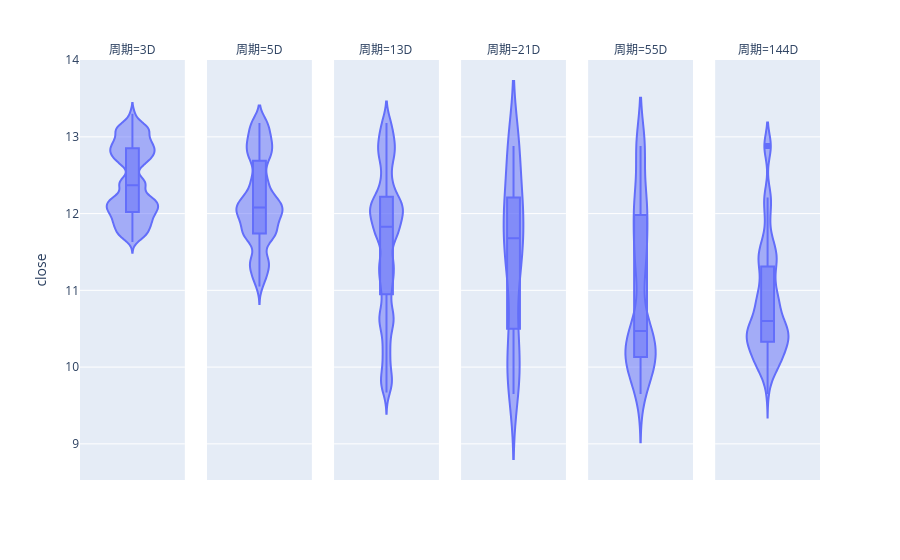

Notebook code for this chart:
### Code cell
# fig = px.box(plDF,y='close',facet_col='周期',facet_col_spacing=0.02,boxmode='overlay')
fig = px.violin(plDF,y='close',facet_col='周期',facet_col_spacing=0.03,box=True,violinmode='overlay')
fig.show()

### Figure 1 — Plotly figure (JSON) as saved in the notebook; plotly's stock layout.template omitted (floating-point values rounded to 4 significant figures; data arrays with more than 128 entries replaced by an {"elided": "..."} marker saying what was removed)
{"data": [{"alignmentgroup": "True", "box": {"visible": true}, "hovertemplate": "周期=3D<br>close=%{y}<extra></extra>", "legendgroup": "", "marker": {"color": "#636efa"}, "name": "", "offsetgroup": "", "orientation": "v", "scalegroup": "True", "showlegend": false, "type": "violin", "x0": " ", "xaxis": "x", "y": {"elided": "16604 float values"}, "y0": " ", "yaxis": "y"}, {"alignmentgroup": "True", "box": {"visible": true}, "hovertemplate": "周期=5D<br>close=%{y}<extra></extra>", "legendgroup": "", "marker": {"color": "#636efa"}, "name": "", "offsetgroup": "", "orientation": "v", "scalegroup": "True", "showlegend": false, "type": "violin", "x0": " ", "xaxis": "x2", "y": {"elided": "4226 float values"}, "y0": " ", "yaxis": "y2"}, {"alignmentgroup": "True", "box": {"visible": true}, "hovertemplate": "周期=13D<br>close=%{y}<extra></extra>", "legendgroup": "", "marker": {"color": "#636efa"}, "name": "", "offsetgroup": "", "orientation": "v", "scalegroup": "True", "showlegend": false, "type": "violin", "x0": " ", "xaxis": "x3", "y": {"elided": "18647 float values"}, "y0": " ", "yaxis": "y3"}, {"alignmentgroup": "True", "box": {"visible": true}, "hovertemplate": "周期=21D<br>close=%{y}<extra></extra>", "legendgroup": "", "marker": {"color": "#636efa"}, "name": "", "offsetgroup": "", "orientation": "v", "scalegroup": "True", "showlegend": false, "type": "violin", "x0": " ", "xaxis": "x4", "y": [10.08, 10.08, 10.02, 10.02, 10.07, 10.08, 10.08, 9.85, 9.85, 9.85, 9.85, 9.9, 9.9, 9.65, 9.65, 9.65, 9.74, 9.7, 9.77, 9.81, 9.81, 9.9, 9.9, 10.04, 10.04, 10.37, 10.37, 10.37, 10.37, 10.5, 10.5, 10.5, 10.5, 10.5, 10.5, 11.15, 11.15, 11.15, 11.15, 11.15, 11.15, 11.15, 11.15, 11.15, 11.42, 11.42, 11.42, 11.42, 11.42, 11.42, 11.42, 11.42, 11.42, 11.42, 11.42, 11.42, 12.21, 12.21, 12.21, 12.21, 12.21, 12.21, 12.21, 12.21, 12.21, 12.21, 12.21, 12.21, 12.21, 12.21, 12.21, 12.21, 12.21, 12.21, 12.88, 12.88, 12.88, 12.88, 12.88, 12.88, 12.88, 12.88, 12.88, 12.88, 12.88, 12.88, 12.88, 12.88, 12.88, 12.88, 12.88, 12.88, 12.88, 12.88, 12.88, 11.68, 11.68, 11.68, 11.68, 11.68, 11.68, 11.68, 11.68, 11.68, 11.68, 11.68, 11.68, 11.68, 11.68, 11.98, 11.98, 11.98, 11.98, 11.98, 11.98, 11.98, 11.98, 11.98, 11.98, 11.98], "y0": " ", "yaxis": "y4"}, {"alignmentgroup": "True", "box": {"visible": true}, "hovertemplate": "周期=55D<br>close=%{y}<extra></extra>", "legendgroup": "", "marker": {"color": "#636efa"}, "name": "", "offsetgroup": "", "orientation": "v", "scalegroup": "True", "showlegend": false, "type": "violin", "x0": " ", "xaxis": "x5", "y": {"elided": "485 float values"}, "y0": " ", "yaxis": "y5"}, {"alignmentgroup": "True", "box": {"visible": true}, "hovertemplate": "周期=144D<br>close=%{y}<extra></extra>", "legendgroup": "", "marker": {"color": "#636efa"}, "name": "", "offsetgroup": "", "orientation": "v", "scalegroup": "True", "showlegend": false, "type": "violin", "x0": " ", "xaxis": "x6", "y": {"elided": "3143 float values"}, "y0": " ", "yaxis": "y6"}], "layout": {"annotations": [{"font": {}, "showarrow": false, "text": "周期=3D", "x": 0.07083, "xanchor": "center", "xref": "paper", "y": 1, "yanchor": "bottom", "yref": "paper"}, {"font": {}, "showarrow": false, "text": "周期=5D", "x": 0.2425, "xanchor": "center", "xref": "paper", "y": 1, "yanchor": "bottom", "yref": "paper"}, {"font": {}, "showarrow": false, "text": "周期=13D", "x": 0.4142, "xanchor": "center", "xref": "paper", "y": 1, "yanchor": "bottom", "yref": "paper"}, {"font": {}, "showarrow": false, "text": "周期=21D", "x": 0.5858, "xanchor": "center", "xref": "paper", "y": 1, "yanchor": "bottom", "yref": "paper"}, {"font": {}, "showarrow": false, "text": "周期=55D", "x": 0.7575, "xanchor": "center", "xref": "paper", "y": 1, "yanchor": "bottom", "yref": "paper"}, {"font": {}, "showarrow": false, "text": "周期=144D", "x": 0.9292, "xanchor": "center", "xref": "paper", "y": 1, "yanchor": "bottom", "yref": "paper"}], "legend": {"tracegroupgap": 0}, "margin": {"t": 60}, "violinmode": "overlay", "xaxis": {"anchor": "y", "domain": [0, 0.1417]}, "xaxis2": {"anchor": "y2", "domain": [0.1717, 0.3133], "matches": "x"}, "xaxis3": {"anchor": "y3", "domain": [0.3433, 0.485], "matches": "x"}, "xaxis4": {"anchor": "y4", "domain": [0.515, 0.6567], "matches": "x"}, "xaxis5": {"anchor": "y5", "domain": [0.6867, 0.8283], "matches": "x"}, "xaxis6": {"anchor": "y6", "domain": [0.8583, 1], "matches": "x"}, "yaxis": {"anchor": "x", "domain": [0, 1], "title": {"text": "close"}}, "yaxis2": {"anchor": "x2", "domain": [0, 1], "matches": "y", "showticklabels": false}, "yaxis3": {"anchor": "x3", "domain": [0, 1], "matches": "y", "showticklabels": false}, "yaxis4": {"anchor": "x4", "domain": [0, 1], "matches": "y", "showticklabels": false}, "yaxis5": {"anchor": "x5", "domain": [0, 1], "matches": "y", "showticklabels": false}, "yaxis6": {"anchor": "x6", "domain": [0, 1], "matches": "y", "showticklabels": false}}}
